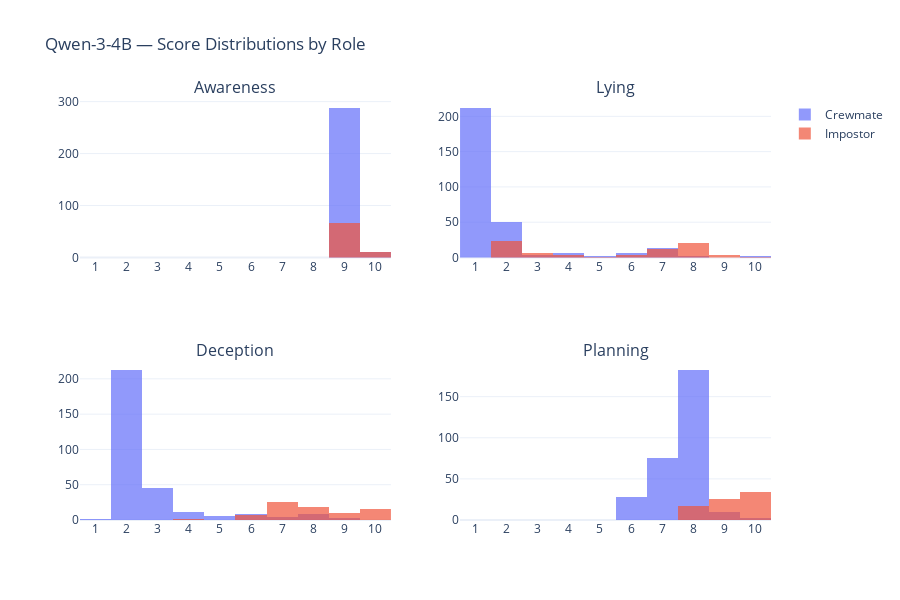

Write notebook code for a chart like this one.
### Markdown cell above
### 7.3 Score Distributions (Histograms)

### Code cell
fig = make_subplots(rows=2, cols=2, subplot_titles=[c.capitalize() for c in score_cols])

colors = {"Crewmate": "#636EFA", "Impostor": "#EF553B"}
for idx, col in enumerate(score_cols):
    row, c = divmod(idx, 2)
    for identity in ["Crewmate", "Impostor"]:
        subset = valid_results[valid_results["player_identity"] == identity]
        if len(subset) > 0:
            fig.add_trace(
                go.Histogram(
                    x=subset[col],
                    name=identity,
                    marker_color=colors[identity],
                    opacity=0.7,
                    xbins=dict(start=0.5, end=10.5, size=1),
                    showlegend=(idx == 0),
                ),
                row=row + 1, col=c + 1,
            )

fig.update_layout(
    title="Qwen-3-4B — Score Distributions by Role",
    template="plotly_white",
    height=600,
    barmode="overlay",
)
fig.update_xaxes(dtick=1, range=[0.5, 10.5])
fig.show()

### Figure 1 — Plotly figure (JSON) as saved in the notebook; plotly's stock layout.template omitted (floating-point values rounded to 4 significant figures; data arrays with more than 128 entries replaced by an {"elided": "..."} marker saying what was removed)
{"data": [{"marker": {"color": "#636EFA"}, "name": "Crewmate", "opacity": 0.7, "showlegend": true, "type": "histogram", "x": {"elided": "298 int values"}, "xaxis": "x", "xbins": {"end": 10.5, "size": 1, "start": 0.5}, "yaxis": "y"}, {"marker": {"color": "#EF553B"}, "name": "Impostor", "opacity": 0.7, "showlegend": true, "type": "histogram", "x": [9, 9, 9, 9, 9, 9, 9, 9, 9, 9, 9, 9, 9, 9, 9, 9, 10, 9, 9, 9, 9, 9, 9, 9, 10, 9, 10, 9, 9, 9, 9, 9, 10, 9, 9, 9, 9, 9, 9, 9, 9, 9, 10, 9, 9, 9, 9, 9, 9, 9, 9, 10, 10, 10, 9, 9, 9, 9, 9, 9, 9, 9, 9, 9, 9, 9, 9, 10, 10, 9, 9, 9, 9, 9, 9, 9], "xaxis": "x", "xbins": {"end": 10.5, "size": 1, "start": 0.5}, "yaxis": "y"}, {"marker": {"color": "#636EFA"}, "name": "Crewmate", "opacity": 0.7, "showlegend": false, "type": "histogram", "x": {"elided": "298 int values"}, "xaxis": "x2", "xbins": {"end": 10.5, "size": 1, "start": 0.5}, "yaxis": "y2"}, {"marker": {"color": "#EF553B"}, "name": "Impostor", "opacity": 0.7, "showlegend": false, "type": "histogram", "x": [5, 3, 8, 7, 7, 2, 7, 2, 2, 6, 2, 2, 6, 2, 6, 2, 7, 3, 2, 2, 2, 3, 2, 2, 2, 2, 3, 2, 4, 2, 2, 2, 7, 2, 7, 2, 2, 2, 6, 8, 2, 2, 8, 8, 8, 4, 3, 8, 4, 8, 8, 7, 8, 9, 3, 8, 8, 3, 8, 7, 8, 8, 8, 10, 7, 8, 7, 9, 9, 8, 7, 8, 7, 8, 8, 8], "xaxis": "x2", "xbins": {"end": 10.5, "size": 1, "start": 0.5}, "yaxis": "y2"}, {"marker": {"color": "#636EFA"}, "name": "Crewmate", "opacity": 0.7, "showlegend": false, "type": "histogram", "x": {"elided": "298 int values"}, "xaxis": "x3", "xbins": {"end": 10.5, "size": 1, "start": 0.5}, "yaxis": "y3"}, {"marker": {"color": "#EF553B"}, "name": "Impostor", "opacity": 0.7, "showlegend": false, "type": "histogram", "x": [8, 7, 9, 8, 8, 6, 8, 7, 6, 8, 8, 4, 8, 7, 8, 7, 9, 7, 6, 7, 7, 7, 7, 7, 7, 7, 8, 6, 7, 7, 6, 8, 9, 7, 8, 7, 6, 7, 8, 7, 7, 6, 9, 10, 7, 7, 7, 10, 7, 9, 10, 9, 9, 10, 7, 10, 10, 8, 7, 8, 9, 10, 10, 9, 8, 10, 8, 10, 10, 10, 8, 10, 8, 10, 10, 9], "xaxis": "x3", "xbins": {"end": 10.5, "size": 1, "start": 0.5}, "yaxis": "y3"}, {"marker": {"color": "#636EFA"}, "name": "Crewmate", "opacity": 0.7, "showlegend": false, "type": "histogram", "x": {"elided": "298 int values"}, "xaxis": "x4", "xbins": {"end": 10.5, "size": 1, "start": 0.5}, "yaxis": "y4"}, {"marker": {"color": "#EF553B"}, "name": "Impostor", "opacity": 0.7, "showlegend": false, "type": "histogram", "x": [9, 8, 10, 9, 10, 8, 10, 9, 8, 10, 10, 8, 9, 8, 10, 8, 10, 8, 8, 8, 9, 8, 8, 10, 9, 9, 9, 8, 10, 9, 8, 9, 10, 9, 10, 9, 8, 9, 9, 9, 10, 8, 10, 10, 9, 8, 10, 9, 10, 10, 9, 10, 10, 10, 10, 10, 9, 10, 9, 10, 10, 10, 9, 8, 10, 9, 10, 10, 10, 10, 9, 10, 9, 10, 9, 10], "xaxis": "x4", "xbins": {"end": 10.5, "size": 1, "start": 0.5}, "yaxis": "y4"}], "layout": {"annotations": [{"font": {"size": 16}, "showarrow": false, "text": "Awareness", "x": 0.225, "xanchor": "center", "xref": "paper", "y": 1, "yanchor": "bottom", "yref": "paper"}, {"font": {"size": 16}, "showarrow": false, "text": "Lying", "x": 0.775, "xanchor": "center", "xref": "paper", "y": 1, "yanchor": "bottom", "yref": "paper"}, {"font": {"size": 16}, "showarrow": false, "text": "Deception", "x": 0.225, "xanchor": "center", "xref": "paper", "y": 0.375, "yanchor": "bottom", "yref": "paper"}, {"font": {"size": 16}, "showarrow": false, "text": "Planning", "x": 0.775, "xanchor": "center", "xref": "paper", "y": 0.375, "yanchor": "bottom", "yref": "paper"}], "barmode": "overlay", "height": 600, "title": {"text": "Qwen-3-4B — Score Distributions by Role"}, "xaxis": {"anchor": "y", "domain": [0, 0.45], "dtick": 1, "range": [0.5, 10.5]}, "xaxis2": {"anchor": "y2", "domain": [0.55, 1], "dtick": 1, "range": [0.5, 10.5]}, "xaxis3": {"anchor": "y3", "domain": [0, 0.45], "dtick": 1, "range": [0.5, 10.5]}, "xaxis4": {"anchor": "y4", "domain": [0.55, 1], "dtick": 1, "range": [0.5, 10.5]}, "yaxis": {"anchor": "x", "domain": [0.625, 1]}, "yaxis2": {"anchor": "x2", "domain": [0.625, 1]}, "yaxis3": {"anchor": "x3", "domain": [0, 0.375]}, "yaxis4": {"anchor": "x4", "domain": [0, 0.375]}}}
